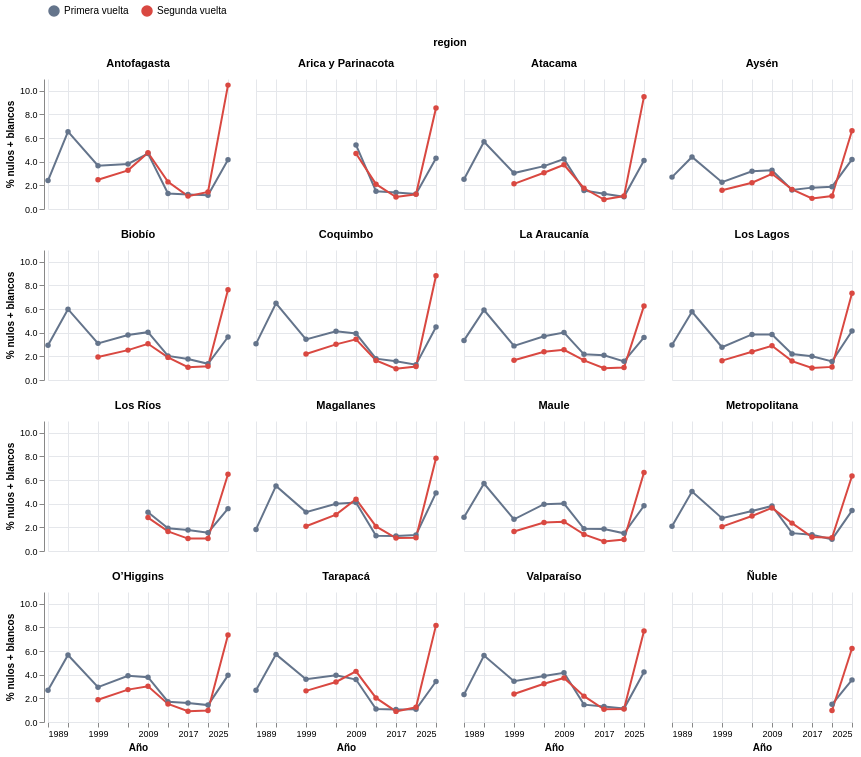

Notebook code cell kept with this figure:
### Code cell
grafico_regional = alt.Chart(regional_grafico, width=180, height=130).mark_line(
    point=True,
    strokeWidth=2
).encode(
    x=alt.X(
        "anio:Q",
        title="Año",
        scale=alt.Scale(domain=[1989, 2025]),
        axis=alt.Axis(
            values=[1989, 1993, 1999, 2005, 2009, 2013, 2017, 2021, 2025],
            format="d",
            labelAngle=0
        )
    ),
    y=alt.Y(
        "pct_nulos_blancos:Q",
        title="% nulos + blancos",
        axis=alt.Axis(format=".1f")
    ),
    color=alt.Color(
        "vuelta_label:N",
        title=None,
        scale=alt.Scale(
            domain=["Primera vuelta", "Segunda vuelta"],
            range=["#64748b", "#d94841"]
        )
    ),
    detail="vuelta_label:N",
    tooltip=[
        alt.Tooltip("region:N", title="Región"),
        alt.Tooltip("anio:Q", title="Año", format="d"),
        alt.Tooltip("vuelta_label:N", title="Vuelta"),
        alt.Tooltip("pct_nulos_blancos:Q", title="% nulos + blancos", format=".2f"),
        alt.Tooltip("nulos_blancos:Q", title="Nulos + blancos", format=","),
        alt.Tooltip("votos_emitidos:Q", title="Votos emitidos", format=",")
    ]
).properties(
    title={
        "text": "El voto nulo y blanco no evoluciona igual en todas las regiones",
        "subtitle": "Porcentaje de votos nulos y blancos por región en elecciones presidenciales chilenas, 1989–2025",
        "anchor": "start",
        "fontSize": 18,
        "subtitleFontSize": 12,
        "subtitleColor": "#374151"
    }
).facet(
    facet="region:N",
    columns=4
).configure_view(
    strokeWidth=0
).configure_axis(
    gridColor="#e5e7eb",
    labelFontSize=9,
    titleFontSize=10
).configure_header(
    labelFontSize=11,
    labelFontWeight="bold"
).configure_legend(
    orient="top",
    title=None
)

grafico_regional

### Figure 1 — Vega-Lite specification as saved in the notebook (floating-point values rounded to 4 significant figures; data arrays with more than 128 entries replaced by an {"elided": "..."} marker saying what was removed)
{"config": {"view": {"continuousWidth": 300, "continuousHeight": 300, "strokeWidth": 0}, "axis": {"gridColor": "#e5e7eb", "labelFontSize": 9, "titleFontSize": 10}, "header": {"labelFontSize": 11, "labelFontWeight": "bold"}, "legend": {"orient": "top", "title": null}}, "data": {"name": "data-794cf0ef3fa5e5ce4eb22c9dcec07511"}, "facet": {"field": "region", "type": "nominal"}, "spec": {"mark": {"type": "line", "point": true, "strokeWidth": 2}, "encoding": {"color": {"field": "vuelta_label", "scale": {"domain": ["Primera vuelta", "Segunda vuelta"], "range": ["#64748b", "#d94841"]}, "title": null, "type": "nominal"}, "detail": {"field": "vuelta_label", "type": "nominal"}, "tooltip": [{"field": "region", "title": "Región", "type": "nominal"}, {"field": "anio", "format": "d", "title": "Año", "type": "quantitative"}, {"field": "vuelta_label", "title": "Vuelta", "type": "nominal"}, {"field": "pct_nulos_blancos", "format": ".2f", "title": "% nulos + blancos", "type": "quantitative"}, {"field": "nulos_blancos", "format": ",", "title": "Nulos + blancos", "type": "quantitative"}, {"field": "votos_emitidos", "format": ",", "title": "Votos emitidos", "type": "quantitative"}], "x": {"axis": {"format": "d", "labelAngle": 0, "values": [1989, 1993, 1999, 2005, 2009, 2013, 2017, 2021, 2025]}, "field": "anio", "scale": {"domain": [1989, 2025]}, "title": "Año", "type": "quantitative"}, "y": {"axis": {"format": ".1f"}, "field": "pct_nulos_blancos", "title": "% nulos + blancos", "type": "quantitative"}}, "height": 130, "title": {"text": "El voto nulo y blanco no evoluciona igual en todas las regiones", "subtitle": "Porcentaje de votos nulos y blancos por región en elecciones presidenciales chilenas, 1989–2025", "anchor": "start", "fontSize": 18, "subtitleFontSize": 12, "subtitleColor": "#374151"}, "width": 180}, "columns": 4, "$schema": "https://vega.github.io/schema/vega-lite/v5.20.1.json", "datasets": {"data-794cf0ef3fa5e5ce4eb22c9dcec07511": {"elided": "232 records"}}}
